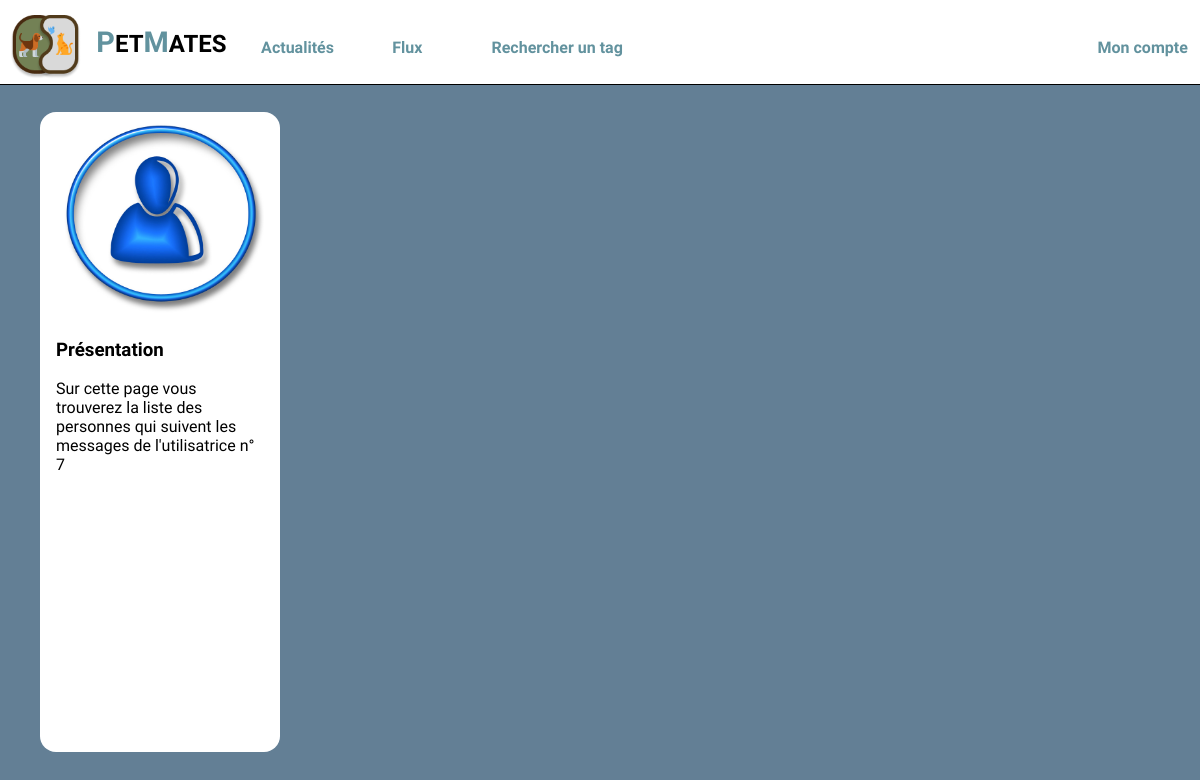
Before: /followers.php?user_id=7 (signed in) with the older database file.
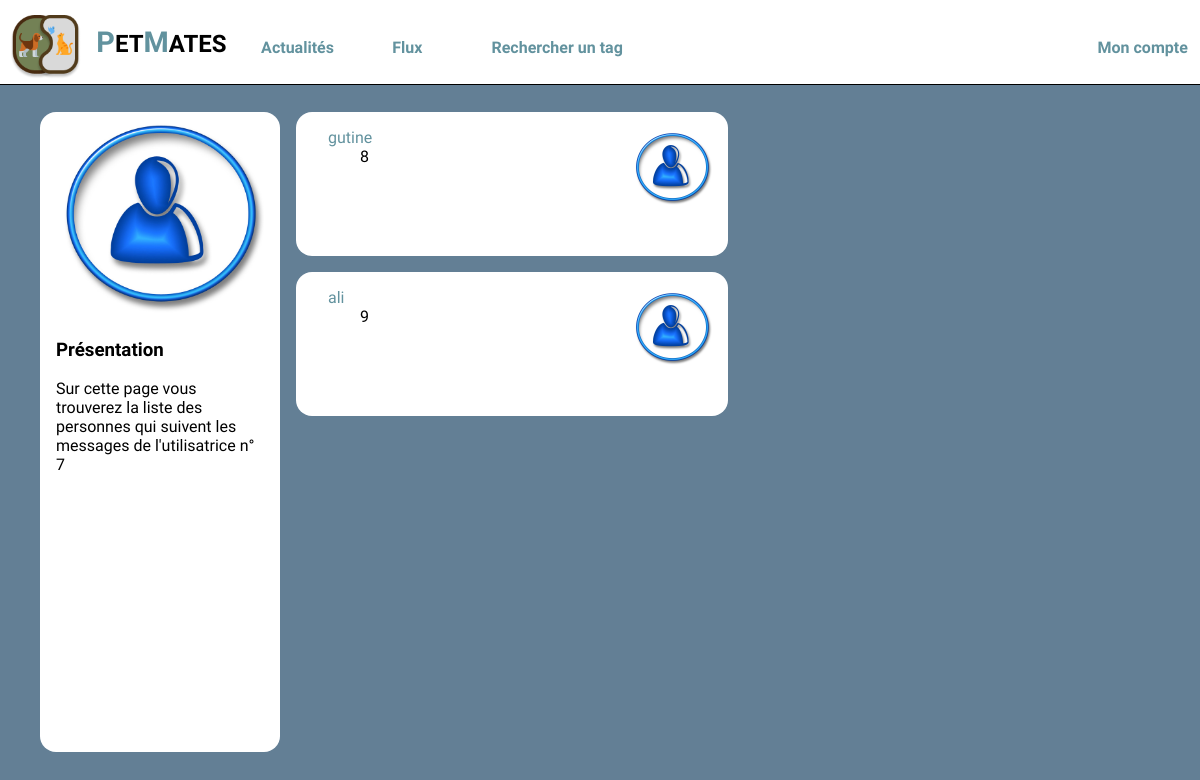
After: the same page with the newer database file.
### tables this page shows
CREATE TABLE `users` (
  `id` int(10) UNSIGNED NOT NULL,
  `email` varchar(255) NOT NULL,
  `password` varchar(255) NOT NULL,
  `alias` varchar(255) NOT NULL
);

### followers.php (the view, shortened to what this page needs)
<!doctype html>
<html lang="fr">
<head>
    <?php include_once('headmeta.php'); ?>
</head>
<body>
    <?php include_once('header.php'); ?>
    <?php include('connexion.php'); ?>
    <div id="wrapper">
        <aside class="present-profil">
            <img src="user.jpg" alt="Portrait de l'utilisatrice" />
            <section>
                <h3>Présentation</h3>
                <p>Sur cette page vous trouverez la liste des personnes qui
                    suivent les messages de l'utilisatrice
                    n°
                    <?php echo intval($_GET['user_id']) ?>
                </p>
            </section>
        </aside>
        <main class='contacts'>
            <?php
            $userId = intval($_GET['user_id']);
            $laQuestionEnSql = "
                    SELECT users.*
                    FROM followers
                    LEFT JOIN users ON users.id=followers.following_user_id
                    WHERE followers.followed_user_id='$userId'
                    GROUP BY users.id
                    ";
            $lesInformations = $mysqli->query($laQuestionEnSql);
            while ($post = $lesInformations->fetch_assoc()) {
                ?>
                <article>
                    <img src="user.jpg" alt="blason" />
                    <h3><a href="wall.php?user_id=<?php echo $post['id'] ?>"><?php echo $post['alias'] ?></a></h3>
                    <p>
                        <?php echo $post['id'] ?>
                    </p>
                </article>
            <?php } ?>
        </main>
    </div>
</body>
</html>

Changed rows visible on the page:
added users: alias "gutine", id "8"
now on this page (row edited): users: alias "ali", id "9"
